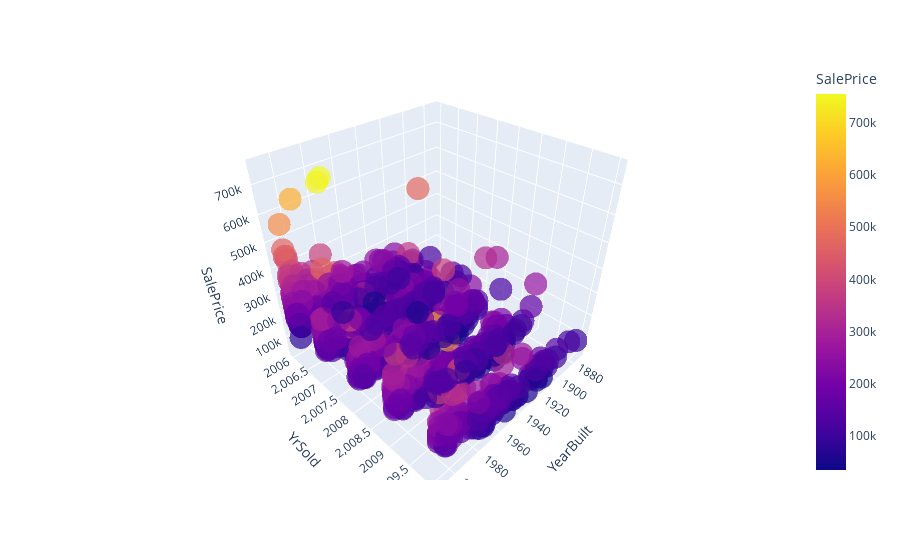

Notebook cell for this chart:
### Code cell
#3D  scatter plot of YearBuilt, YrSold, SalePrice with plotly
fig = px.scatter_3d(df, x="YearBuilt", y="YrSold", z="SalePrice", color="SalePrice", opacity=0.7)
fig.show()

### Figure 1 — Plotly figure (JSON) as saved in the notebook; plotly's stock layout.template omitted (floating-point values rounded to 4 significant figures; data arrays with more than 128 entries replaced by an {"elided": "..."} marker saying what was removed)
{"data": [{"hovertemplate": "YearBuilt=%{x}<br>YrSold=%{y}<br>SalePrice=%{marker.color}<extra></extra>", "legendgroup": "", "marker": {"color": {"elided": "1460 int values"}, "coloraxis": "coloraxis", "opacity": 0.7, "symbol": "circle"}, "mode": "markers", "name": "", "scene": "scene", "showlegend": false, "type": "scatter3d", "x": {"elided": "1460 int values"}, "y": {"elided": "1460 int values"}, "z": {"elided": "1460 int values"}}], "layout": {"coloraxis": {"colorbar": {"title": {"text": "SalePrice"}}, "colorscale": [[0, "#0d0887"], [0.1111, "#46039f"], [0.2222, "#7201a8"], [0.3333, "#9c179e"], [0.4444, "#bd3786"], [0.5556, "#d8576b"], [0.6667, "#ed7953"], [0.7778, "#fb9f3a"], [0.8889, "#fdca26"], [1, "#f0f921"]]}, "legend": {"tracegroupgap": 0}, "margin": {"t": 60}, "scene": {"domain": {"x": [0, 1], "y": [0, 1]}, "xaxis": {"title": {"text": "YearBuilt"}}, "yaxis": {"title": {"text": "YrSold"}}, "zaxis": {"title": {"text": "SalePrice"}}}}}
